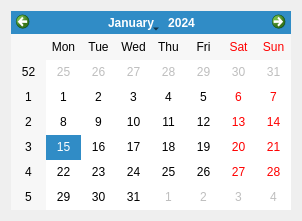
<?xml version="1.0" encoding="UTF-8"?>
<ui version="4.0">
 <class>DateSelect</class>
 <widget class="QDialog" name="DateSelect">
  <property name="geometry">
   <rect>
    <x>0</x>
    <y>0</y>
    <width>302</width>
    <height>221</height>
   </rect>
  </property>
  <property name="windowTitle">
   <string>Dialog</string>
  </property>
  <layout class="QVBoxLayout" name="verticalLayout">
   <item>
    <widget class="QCalendarWidget" name="calendarWidget"/>
   </item>
  </layout>
 </widget>
 <resources/>
 <connections/>
</ui>
